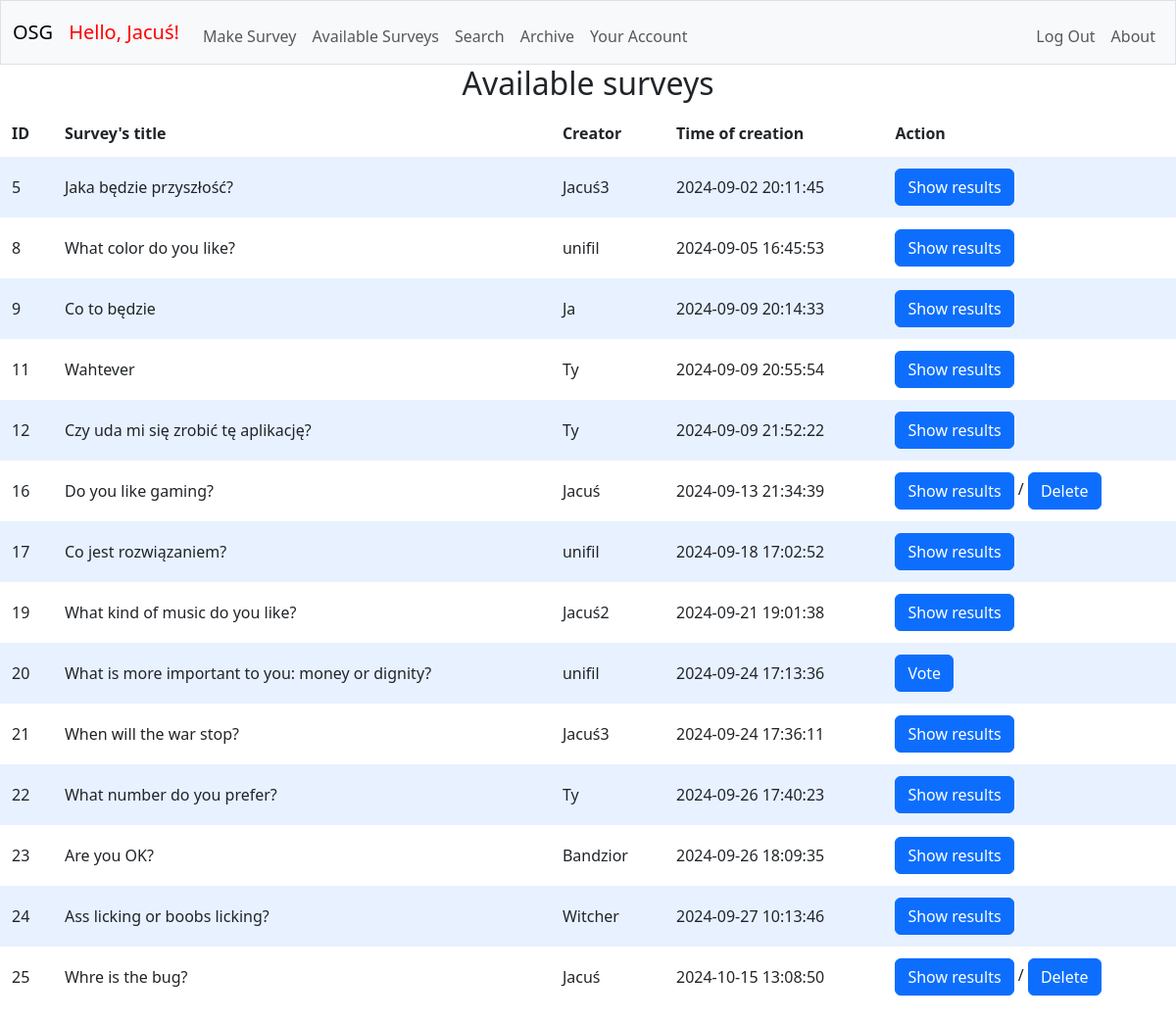
Page /surveys (signed in) on the committed database.
### tables this page shows
CREATE TABLE users (id INTEGER PRIMARY KEY AUTOINCREMENT NOT NULL, username TEXT NOT NULL, hash TEXT NOT NULL);

CREATE TABLE surveys (id INTEGER PRIMARY KEY AUTOINCREMENT NOT NULL, creator TEXT NOT NULL, question TEXT NOT NULL, time DATETIME NOT NULL, status TEXT NOT NULL DEFAULT 'active', FOREIGN KEY (creator) REFERENCES users(id));

### app.py (the view)
@app.route("/surveys", methods=["GET", "POST"])
@login_required
def surveys():
    if request.method == "GET":
        surveys = db.execute("SELECT surveys.id AS survey_id, surveys.question, surveys.time, users.username FROM surveys JOIN users ON users.id = surveys.creator WHERE status = 'active'")
        user = db.execute("SELECT username FROM users WHERE id = ?", session["user_id"])[0]["username"]
        vote_check = []
        surveys_voted = db.execute("SELECT * FROM voted WHERE user = ?", session['user_id'])
        for survey in surveys_voted:
            vote_check.append(survey['survey'])
        return render_template("surveys.html", surveys=surveys, user=user, vote_check=vote_check)

### app.py (called while the page is built)
@app.after_request
def after_request(response):
    response.headers["Cache-Control"] = "no-cache, no-store, must-revalidate"
    response.headers["Expires"] = 0
    response.headers["Pragma"] = "no-cache"
    return response

### helpers.py (called while the page is built)
def login_required(f):
    @wraps(f) #keeps the attributes of the original function
    def decorated_function(*args, **kwargs):
        if session.get("user_id") is None:
            return redirect('/osurgen/login')
        return f(*args, **kwargs)
    return decorated_function

### templates/surveys.html (shortened to what this page needs)
{% extends "layout.html" %}
{% block main %}
<h2 style="text-align: center";>Available surveys</h2>
<table>
    <thead>
        <tr>
            <th>ID</th>
            <th>Survey's title</th>
            <th>Creator</th>
            <th>Time of creation</th>
            <th>Action</th>
        </tr>
    </thead>
    <tbody>
        {% for survey in surveys %}
            <form action="/osurgen/handle_form" method="post">
                <tr>
                    <td>{{ survey['survey_id'] }}</td>
                    <td>{{ survey['question'] }}</td>
                    <td>{{ survey['username'] }}</td>
                    <td>{{ survey['time'] }}</td>
                    <td>
                    {% if survey['survey_id'] in vote_check: %}
                        <button class="btn btn-primary" type="submit" name="action" value="results">Show results</button>
                    {% else: %}
                        <button class="btn btn-primary" type="submit" name="action" value="vote">Vote</button>
                    {% endif %}
                    {% if user == survey["username"]: %}
                        /
                            <button class="btn btn-primary" type="submit" name="action" value="delete">Delete</button>
                    {% endif %}
                    </td>
                </tr>
            </form>
        {% endfor %}
    </tbody>
</table>
{% endblock %}

### templates/layout.html (shortened to what this page needs)
<!DOCTYPE html>
<html lang="en">
<head>
    <link href="https://cdn.jsdelivr.net/npm/bootstrap@5.3.3/dist/css/bootstrap.min.css" rel="stylesheet">
    <link href="/osurgen/static/styles.css" rel="stylesheet">
</head>
<body>
  <nav class="bg-light border navbar navbar-expand-md navbar-light">
    <div class="container-fluid">
        <a class="navbar-brand" href="{{ url_for('index') }}"><span>OSG</span></a>
        {% if session["user_id"] %}
        <a class="navbar-brand" href="{{ url_for('account') }}"><span id="hello">Hello, {{ session["username"]  }}!</span></a>
        {% endif %}
        <div class="collapse navbar-collapse" id="navbar">
            {% if session["user_id"] %}
                <ul class="navbar-nav me-auto mt-2">
                    <li class="nav-item"><a class="nav-link" href="{{ url_for('generate') }}">Make Survey</a></li>
                    <li class="nav-item"><a class="nav-link" href="{{ url_for('surveys') }}">Available Surveys</a></li>
                    <li class="nav-item"><a class="nav-link" href="{{ url_for('search') }}">Search</a></li>
                    <li class="nav-item"><a class="nav-link" href="{{ url_for('archive') }}">Archive</a></li>
                    <li class="nav-item"><a class="nav-link" href="{{ url_for('account') }}">Your Account</a></li>
                </ul>
                <ul class="navbar-nav ms-auto mt-2">
                    <li class="nav-item"><a class="nav-link" href="{{ url_for('logout') }}">Log Out</a></li>
                    <li class="nav-item"><a class="nav-link" href="{{ url_for('about') }}">About</a></li>
                </ul>
            {% endif %}
        </div>
    </div>
</nav>
<main>
  {% block main %}{% endblock %}
</main>
</body>
</html>

### static/styles.css (style rules this page uses)
table { background-color: transparent; margin-bottom: 1rem; width: 100%; }
table th, table td { padding: 0.75rem; vertical-align: middle; }
tbody tr:nth-of-type(odd) { background-color: rgb(179, 208, 255, 0.3) }
#hello { color: red; }

### rows in the picture
users: username "Jacuś"
surveys: survey_id "5", question "Jaka będzie przyszłość?", username "Jacuś3", time "2024-09-02 20:11:45", shows "Show results"
surveys: survey_id "8", question "What color do you like?", username "unifil", time "2024-09-05 16:45:53", shows "Show results"
surveys: survey_id "9", question "Co to będzie", username "Ja", time "2024-09-09 20:14:33", shows "Show results"
surveys: survey_id "11", question "Wahtever", username "Ty", time "2024-09-09 20:55:54", shows "Show results"
surveys: survey_id "12", question "Czy uda mi się zrobić tę aplikację?", username "Ty", time "2024-09-09 21:52:22", shows "Show results"
surveys: survey_id "16", question "Do you like gaming?", username "Jacuś", time "2024-09-13 21:34:39", shows "Show results", shows "Delete"
surveys: survey_id "17", question "Co jest rozwiązaniem?", username "unifil", time "2024-09-18 17:02:52", shows "Show results"
surveys: survey_id "19", question "What kind of music do you like?", username "Jacuś2", time "2024-09-21 19:01:38", shows "Show results"
surveys: survey_id "20", question "What is more important to you: money or dignity?", username "unifil", time "2024-09-24 17:13:36", shows "Vote"
surveys: survey_id "21", question "When will the war stop?", username "Jacuś3", time "2024-09-24 17:36:11", shows "Show results"
surveys: survey_id "22", question "What number do you prefer?", username "Ty", time "2024-09-26 17:40:23", shows "Show results"
surveys: survey_id "23", question "Are you OK?", username "Bandzior", time "2024-09-26 18:09:35", shows "Show results"
surveys: survey_id "24", question "Ass licking or boobs licking?", username "Witcher", time "2024-09-27 10:13:46", shows "Show results"
surveys: survey_id "25", question "Whre is the bug?", username "Jacuś", time "2024-10-15 13:08:50", shows "Show results", shows "Delete"
